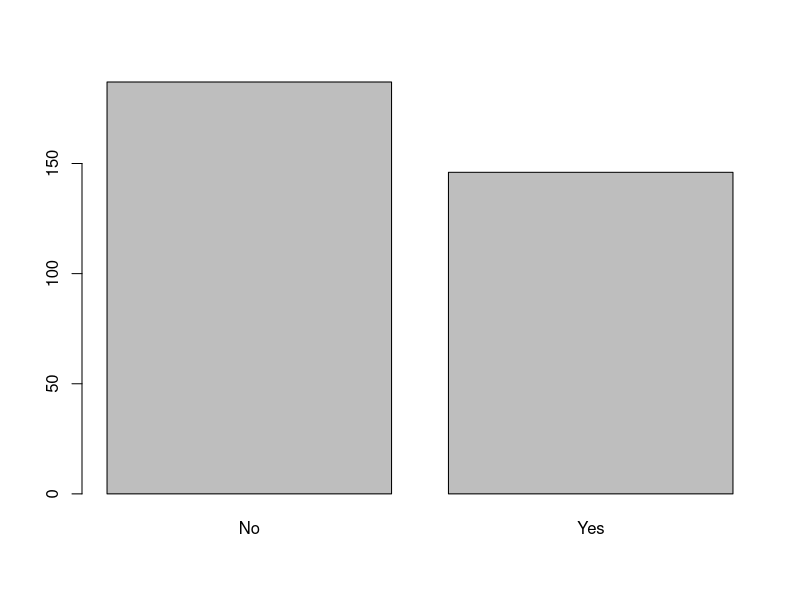
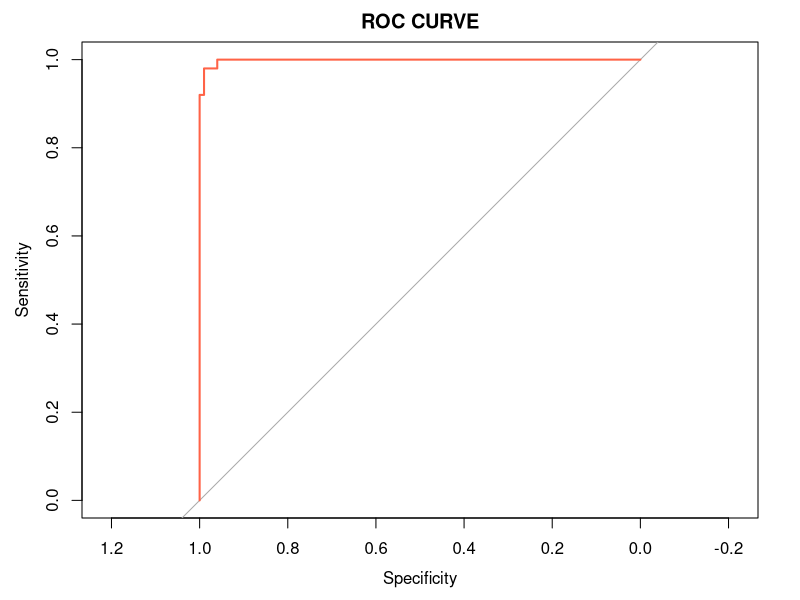

These figures' R source, in order:

# 선형모델의 일반화

# 데이터
library(palmerpenguins)
pg <- penguins

# 결측치 제거
pg <- pg[complete.cases(pg), -8]

# 데이터 확인
str(pg)
dim(pg)

# 종이 아델리이면 Yes, 아니면 No 컬럼 생성
pg$is.adelie <- factor(ifelse(pg$species == "Adelie", "Yes", "No"))

# 그래프
barplot(table(pg$is.adelie))

# 종 컬럼 제거
pg <- pg[, -1]
str(pg)

# 일반화 선형모델(Generalized Linear Model) 생성
model <- glm(is.adelie ~ ., data = pg,
           family = binomial(link = logit))
summary(model)

# model$fitted: 0이될 확률
model$fitted

# model$fitted.values가 0.5보다 크면 Yes, 작으면 No
pg$pred <- ifelse(model$fitted.values > 0.5, "Yes", "No")

table(pg$is.adelie, pg$pred)


# Iris
df <- iris
df$Species <- factor(ifelse(df$Species == "virginica", "Yes", "No"))

model <- glm(Species ~ ., data = df,
           family = binomial(link = "logit"))
summary(model)

df$pred <- factor(ifelse(model$fitted.values > 0.5, "PYes", "PNo"))
tab <- table(df$Species, df$pred)
tab
TP <- tab[2, 2]
TN <- tab[1, 1]
FP <- tab[1, 2]
FN <- tab[2, 1]

# 정확성
accuracy <- (TP + TN) / (TP + TN + FP + FN)

# ROC(Receiver Operating Characteristic)커브가 좌상단에 붙어있을수록 좋은 이진분류기
library(pROC)
roc(Species ~ model$fitted.values, data = df,
    plot = TRUE, main = "ROC CURVE", col = "tomato")

# 공분산 분석


















